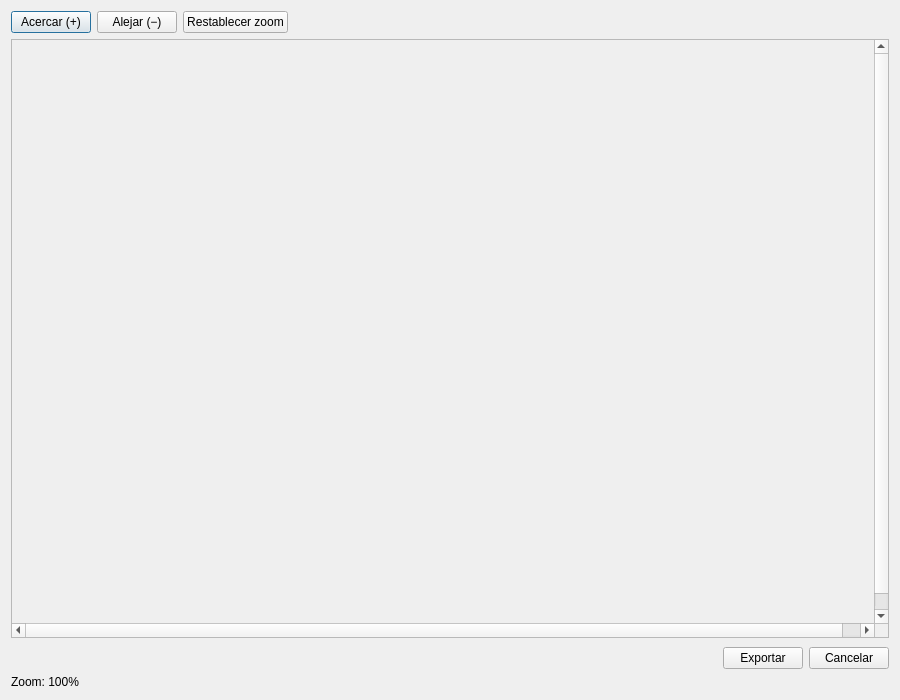
<?xml version="1.0" encoding="UTF-8"?>
<ui version="4.0">
 <class>PreviewDialog</class>
 <widget class="QDialog" name="PreviewDialog">
  <property name="geometry">
   <rect>
    <x>0</x>
    <y>0</y>
    <width>900</width>
    <height>700</height>
   </rect>
  </property>
  <property name="windowTitle">
   <string>Vista Previa del Plano - Sky Chart Exporter</string>
  </property>
  <layout class="QVBoxLayout" name="verticalLayoutMain">
   <item>
    <layout class="QHBoxLayout" name="layoutToolbar">
     <item>
      <widget class="QPushButton" name="buttonZoomIn">
       <property name="text">
        <string>Acercar (+)</string>
       </property>
      </widget>
     </item>
     <item>
      <widget class="QPushButton" name="buttonZoomOut">
       <property name="text">
        <string>Alejar (−)</string>
       </property>
      </widget>
     </item>
     <item>
      <widget class="QPushButton" name="buttonResetZoom">
       <property name="text">
        <string>Restablecer zoom</string>
       </property>
      </widget>
     </item>
     <item>
      <spacer name="horizontalSpacer">
       <property name="orientation">
        <enum>Qt::Orientation::Horizontal</enum>
       </property>
       <property name="sizeHint" stdset="0">
        <size>
         <width>40</width>
         <height>20</height>
        </size>
       </property>
      </spacer>
     </item>
    </layout>
   </item>
   <item>
    <widget class="QScrollArea" name="scrollArea">
     <property name="widgetResizable">
      <bool>false</bool>
     </property>
     <property name="alignment">
      <set>Qt::AlignmentFlag::AlignCenter</set>
     </property>
     <widget class="QWidget" name="scrollAreaWidgetContents">
      <property name="geometry">
       <rect>
        <x>0</x>
        <y>0</y>
        <width>880</width>
        <height>600</height>
       </rect>
      </property>
      <layout class="QVBoxLayout" name="layoutCanvas">
       <item>
        <widget class="QLabel" name="labelCanvas">
         <property name="alignment">
          <set>Qt::AlignmentFlag::AlignCenter</set>
         </property>
        </widget>
       </item>
      </layout>
     </widget>
    </widget>
   </item>
   <item>
    <layout class="QHBoxLayout" name="horizontalLayout">
     <property name="topMargin">
      <number>3</number>
     </property>
     <item>
      <spacer name="horizontalSpacer_2">
       <property name="orientation">
        <enum>Qt::Orientation::Horizontal</enum>
       </property>
       <property name="sizeHint" stdset="0">
        <size>
         <width>40</width>
         <height>20</height>
        </size>
       </property>
      </spacer>
     </item>
     <item>
      <widget class="QPushButton" name="buttonExportPDF">
       <property name="text">
        <string>Exportar</string>
       </property>
      </widget>
     </item>
     <item>
      <widget class="QPushButton" name="buttonCancel">
       <property name="text">
        <string>Cancelar</string>
       </property>
      </widget>
     </item>
    </layout>
   </item>
   <item>
    <widget class="QLabel" name="labelStatus">
     <property name="text">
      <string>Zoom: 100%</string>
     </property>
    </widget>
   </item>
  </layout>
 </widget>
 <resources/>
 <connections/>
</ui>
